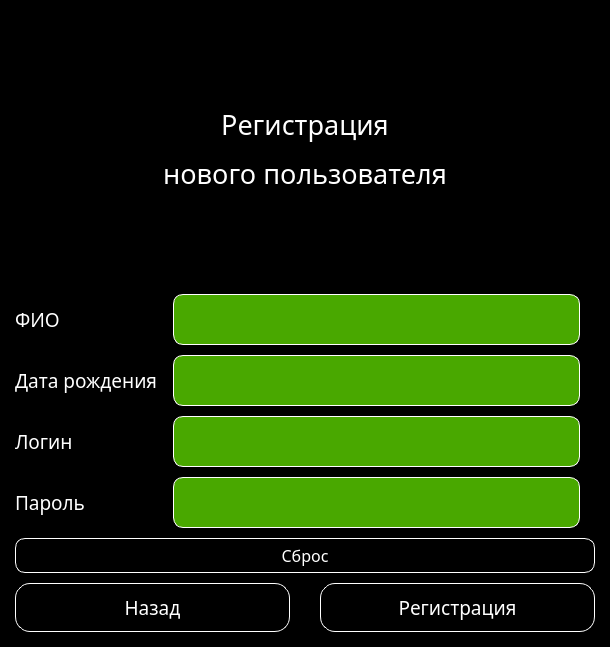
<?xml version="1.0" encoding="UTF-8"?>
<ui version="4.0">
 <class>MainWindow</class>
 <widget class="QMainWindow" name="MainWindow">
  <property name="geometry">
   <rect>
    <x>0</x>
    <y>0</y>
    <width>610</width>
    <height>647</height>
   </rect>
  </property>
  <property name="windowTitle">
   <string>MainWindow</string>
  </property>
  <property name="styleSheet">
   <string notr="true">background-color: rgb(0, 0, 0);</string>
  </property>
  <widget class="QWidget" name="centralwidget">
   <layout class="QGridLayout" name="gridLayout">
    <property name="leftMargin">
     <number>15</number>
    </property>
    <property name="topMargin">
     <number>15</number>
    </property>
    <property name="rightMargin">
     <number>15</number>
    </property>
    <property name="bottomMargin">
     <number>15</number>
    </property>
    <property name="horizontalSpacing">
     <number>15</number>
    </property>
    <property name="verticalSpacing">
     <number>10</number>
    </property>
    <item row="0" column="0" colspan="3">
     <widget class="QLabel" name="label_title">
      <property name="font">
       <font>
        <family>Bahnschrift SemiBold</family>
        <pointsize>20</pointsize>
       </font>
      </property>
      <property name="styleSheet">
       <string notr="true">color: rgb(255, 255, 255);
</string>
      </property>
      <property name="text">
       <string>&lt;html&gt;&lt;head/&gt;&lt;body&gt;&lt;p align=&quot;center&quot;&gt;Регистрация&lt;/p&gt;&lt;p align=&quot;center&quot;&gt;нового пользователя&lt;/p&gt;&lt;/body&gt;&lt;/html&gt;</string>
      </property>
     </widget>
    </item>
    <item row="4" column="0">
     <widget class="QLabel" name="label_passwword">
      <property name="font">
       <font>
        <family>Bahnschrift SemiBold</family>
        <pointsize>14</pointsize>
       </font>
      </property>
      <property name="styleSheet">
       <string notr="true">color: rgb(255, 255, 255);
</string>
      </property>
      <property name="text">
       <string>Пароль</string>
      </property>
      <property name="alignment">
       <set>Qt::AlignLeading|Qt::AlignLeft|Qt::AlignVCenter</set>
      </property>
     </widget>
    </item>
    <item row="3" column="0">
     <widget class="QLabel" name="label_logging">
      <property name="font">
       <font>
        <family>Bahnschrift SemiBold</family>
        <pointsize>14</pointsize>
       </font>
      </property>
      <property name="styleSheet">
       <string notr="true">color: rgb(255, 255, 255);
</string>
      </property>
      <property name="text">
       <string>Логин</string>
      </property>
      <property name="alignment">
       <set>Qt::AlignLeading|Qt::AlignLeft|Qt::AlignVCenter</set>
      </property>
     </widget>
    </item>
    <item row="3" column="1">
     <widget class="QLineEdit" name="lineEdit_logging">
      <property name="font">
       <font>
        <family>Bahnschrift SemiBold</family>
        <pointsize>14</pointsize>
       </font>
      </property>
      <property name="cursor">
       <cursorShape>PointingHandCursor</cursorShape>
      </property>
      <property name="styleSheet">
       <string notr="true">color: rgb(255, 255, 255);
background-color: rgb(73, 168, 0);

border-color: rgb(255, 255, 255);
border-radius: 10px;
border: 1px solid white;

padding: 10px;</string>
      </property>
      <property name="alignment">
       <set>Qt::AlignCenter</set>
      </property>
      <property name="placeholderText">
       <string/>
      </property>
     </widget>
    </item>
    <item row="2" column="1">
     <widget class="QLineEdit" name="lineEdit_date_of_birth">
      <property name="font">
       <font>
        <family>Bahnschrift SemiBold</family>
        <pointsize>14</pointsize>
       </font>
      </property>
      <property name="cursor">
       <cursorShape>PointingHandCursor</cursorShape>
      </property>
      <property name="styleSheet">
       <string notr="true">color: rgb(255, 255, 255);
background-color: rgb(73, 168, 0);

border-color: rgb(255, 255, 255);
border-radius: 10px;
border: 1px solid white;

padding: 10px;</string>
      </property>
      <property name="alignment">
       <set>Qt::AlignCenter</set>
      </property>
      <property name="placeholderText">
       <string/>
      </property>
     </widget>
    </item>
    <item row="2" column="0">
     <widget class="QLabel" name="label_date_of_birth">
      <property name="font">
       <font>
        <family>Bahnschrift SemiBold</family>
        <pointsize>14</pointsize>
       </font>
      </property>
      <property name="styleSheet">
       <string notr="true">color: rgb(255, 255, 255);
</string>
      </property>
      <property name="text">
       <string>Дата рождения</string>
      </property>
      <property name="alignment">
       <set>Qt::AlignLeading|Qt::AlignLeft|Qt::AlignVCenter</set>
      </property>
     </widget>
    </item>
    <item row="1" column="0">
     <widget class="QLabel" name="label_full_name">
      <property name="font">
       <font>
        <family>Bahnschrift SemiBold</family>
        <pointsize>14</pointsize>
       </font>
      </property>
      <property name="styleSheet">
       <string notr="true">color: rgb(255, 255, 255);
</string>
      </property>
      <property name="text">
       <string>ФИО</string>
      </property>
      <property name="alignment">
       <set>Qt::AlignLeading|Qt::AlignLeft|Qt::AlignVCenter</set>
      </property>
     </widget>
    </item>
    <item row="1" column="1">
     <widget class="QLineEdit" name="lineEdit_full_name">
      <property name="font">
       <font>
        <family>Bahnschrift SemiBold</family>
        <pointsize>14</pointsize>
       </font>
      </property>
      <property name="cursor">
       <cursorShape>PointingHandCursor</cursorShape>
      </property>
      <property name="styleSheet">
       <string notr="true">color: rgb(255, 255, 255);
background-color: rgb(73, 168, 0);

border-color: rgb(255, 255, 255);
border-radius: 10px;
border: 1px solid white;

padding: 10px;</string>
      </property>
      <property name="alignment">
       <set>Qt::AlignCenter</set>
      </property>
      <property name="placeholderText">
       <string/>
      </property>
     </widget>
    </item>
    <item row="4" column="1">
     <widget class="QLineEdit" name="lineEdit_password">
      <property name="font">
       <font>
        <family>Bahnschrift SemiBold</family>
        <pointsize>14</pointsize>
       </font>
      </property>
      <property name="cursor">
       <cursorShape>PointingHandCursor</cursorShape>
      </property>
      <property name="styleSheet">
       <string notr="true">color: rgb(255, 255, 255);
background-color: rgb(73, 168, 0);

border-color: rgb(255, 255, 255);
border-radius: 10px;
border: 1px solid white;

padding: 10px;</string>
      </property>
      <property name="alignment">
       <set>Qt::AlignCenter</set>
      </property>
      <property name="placeholderText">
       <string/>
      </property>
     </widget>
    </item>
    <item row="8" column="0" colspan="3">
     <widget class="QPushButton" name="pushButton_reset">
      <property name="font">
       <font>
        <family>Bahnschrift SemiBold</family>
        <pointsize>12</pointsize>
       </font>
      </property>
      <property name="styleSheet">
       <string notr="true">QPushButton {
color: rgb(255, 255, 255);

padding: 5px;

border-color: rgb(255, 255, 255);
border-radius: 10px;
border: 1px solid white;


}

QPushButton:hover {
background-color: rgb(4, 74, 0);
}</string>
      </property>
      <property name="text">
       <string>Сброс</string>
      </property>
     </widget>
    </item>
    <item row="11" column="0" colspan="3">
     <layout class="QHBoxLayout" name="horizontalLayout">
      <property name="spacing">
       <number>30</number>
      </property>
      <item>
       <widget class="QPushButton" name="pushButton_back">
        <property name="font">
         <font>
          <family>Bahnschrift SemiLight</family>
          <pointsize>14</pointsize>
         </font>
        </property>
        <property name="cursor">
         <cursorShape>PointingHandCursor</cursorShape>
        </property>
        <property name="styleSheet">
         <string notr="true">QPushButton {
color: rgb(255, 255, 255);

padding: 10px;

border-color: rgb(255, 255, 255);
border-radius: 15px;
border: 1px solid white;

}

QPushButton:hover {
background-color: rgb(4, 74, 0);
}</string>
        </property>
        <property name="text">
         <string>Назад</string>
        </property>
       </widget>
      </item>
      <item>
       <widget class="QPushButton" name="pushButton_registration">
        <property name="font">
         <font>
          <family>Bahnschrift SemiLight</family>
          <pointsize>14</pointsize>
         </font>
        </property>
        <property name="cursor">
         <cursorShape>PointingHandCursor</cursorShape>
        </property>
        <property name="styleSheet">
         <string notr="true">QPushButton {
color: rgb(255, 255, 255);

padding: 10px;

border-color: rgb(255, 255, 255);
border-radius: 15px;
border: 1px solid white;

}

QPushButton:hover {
background-color: rgb(4, 74, 0);
}</string>
        </property>
        <property name="text">
         <string>Регистрация</string>
        </property>
       </widget>
      </item>
     </layout>
    </item>
   </layout>
  </widget>
 </widget>
 <resources/>
 <connections/>
</ui>
